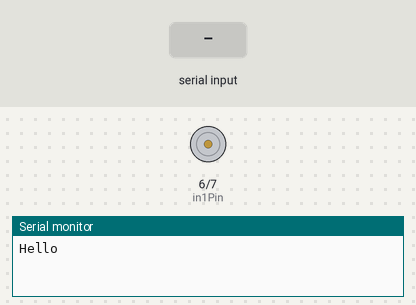
This sketch was run on a simulated Arduino Uno, built with avr-gcc and run on an emulated ATmega328P. Parts: motor-driver pin pairs drawn as motors (green arrow = first pin HIGH = forward, orange = second pin HIGH = backward, longer = more drive, scaled by the enable pin), the last lines printed to the serial monitor. The inputs (shaded band) are chosen by the test bench.

Above: at 1.2 s.
1.3 s: "a" received over Serial
At 1.9 s:
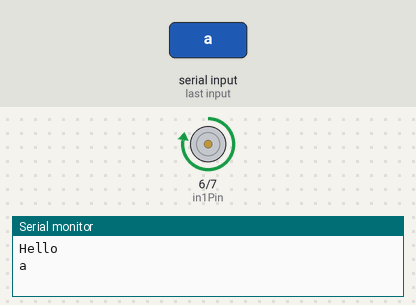
2.8 s: "d" received over Serial
At 3.1 s:
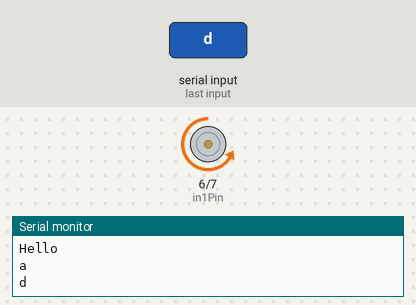
4.3 s: "s" received over Serial
At 5.4 s:
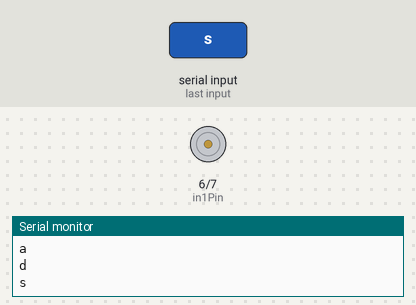
Timing chart, 0 to 7.3 s (numbered marks = the images above; inputs shaded):
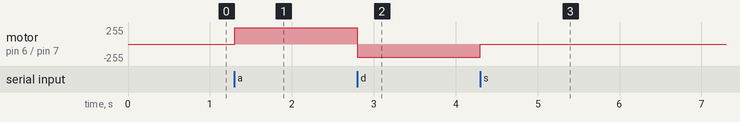

The sketch:

DC_L298N.ino
```cpp
// 모터 핀 설정
const int enablePin = 5;   // L298N 드라이버의 ENA 핀에 연결
const int in1Pin = 6;      // L298N 드라이버의 IN1 핀에 연결
const int in2Pin = 7;      // L298N 드라이버의 IN2 핀에 연결

void setup() {
  // 핀 모드 설정
  pinMode(enablePin, OUTPUT);
  pinMode(in1Pin, OUTPUT);
  pinMode(in2Pin, OUTPUT);

  // 초기 설정
  digitalWrite(in1Pin, LOW);
  digitalWrite(in2Pin, LOW);
  Serial.begin(9600);
  Serial.println("Hello");
}

void loop(){
  char state;

  if (Serial.available()){
    state=Serial.read();
    if(state=='a'){
      Serial.println("a");
      forward(500);
    }
    else if(state=='s'){
      stop();
      Serial.println("s");
    }
    else if(state=='d'){
      backward(200);
      Serial.println("d");
    }
  }
}

// 전진 함수
void forward(int RPM) {
  digitalWrite(in1Pin, HIGH);
  digitalWrite(in2Pin, LOW);
  analogWrite(enablePin, RPM); // 모터 속도 설정 (0~255 사이의 값)
}

// 후진 함수
void backward(int RPM) {
  digitalWrite(in1Pin, LOW);
  digitalWrite(in2Pin, HIGH);
  analogWrite(enablePin, RPM); // 모터 속도 설정 (0~255 사이의 값)
}

// 정지 함수
void stop() {
  digitalWrite(in1Pin, LOW);
  digitalWrite(in2Pin, LOW);
  analogWrite(enablePin, 0); // 모터 정지
}
```

Measured:
- after the input at 1.3 s, motor on pin 6 (in1Pin) / pin 7 (in2Pin): stopped → forward 244/255 at once
- after the input at 2.8 s, motor on pin 6 (in1Pin) / pin 7 (in2Pin): forward 244/255 → backward 200/255 at once
- after the input at 4.3 s, motor on pin 6 (in1Pin) / pin 7 (in2Pin): backward 200/255 → stopped at once
